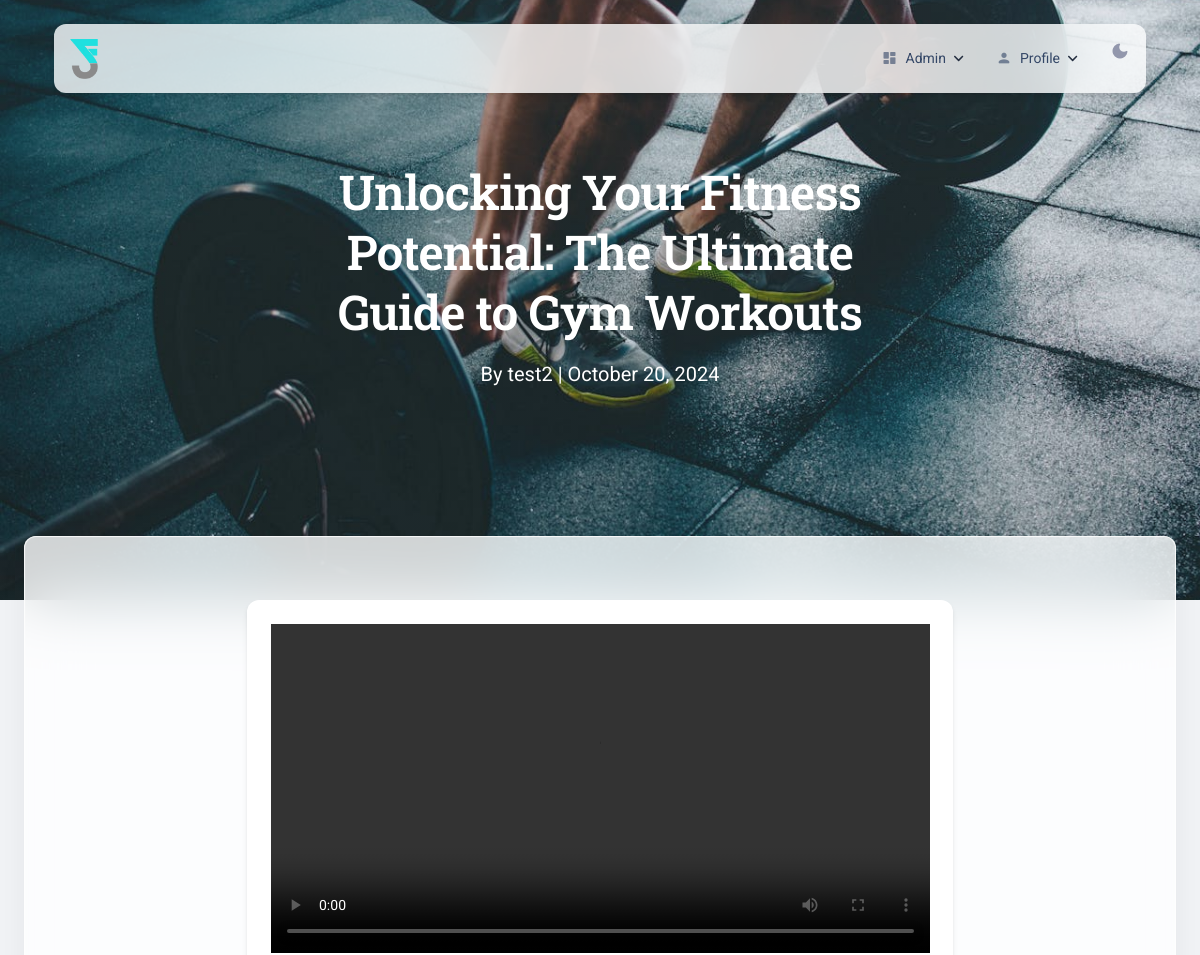
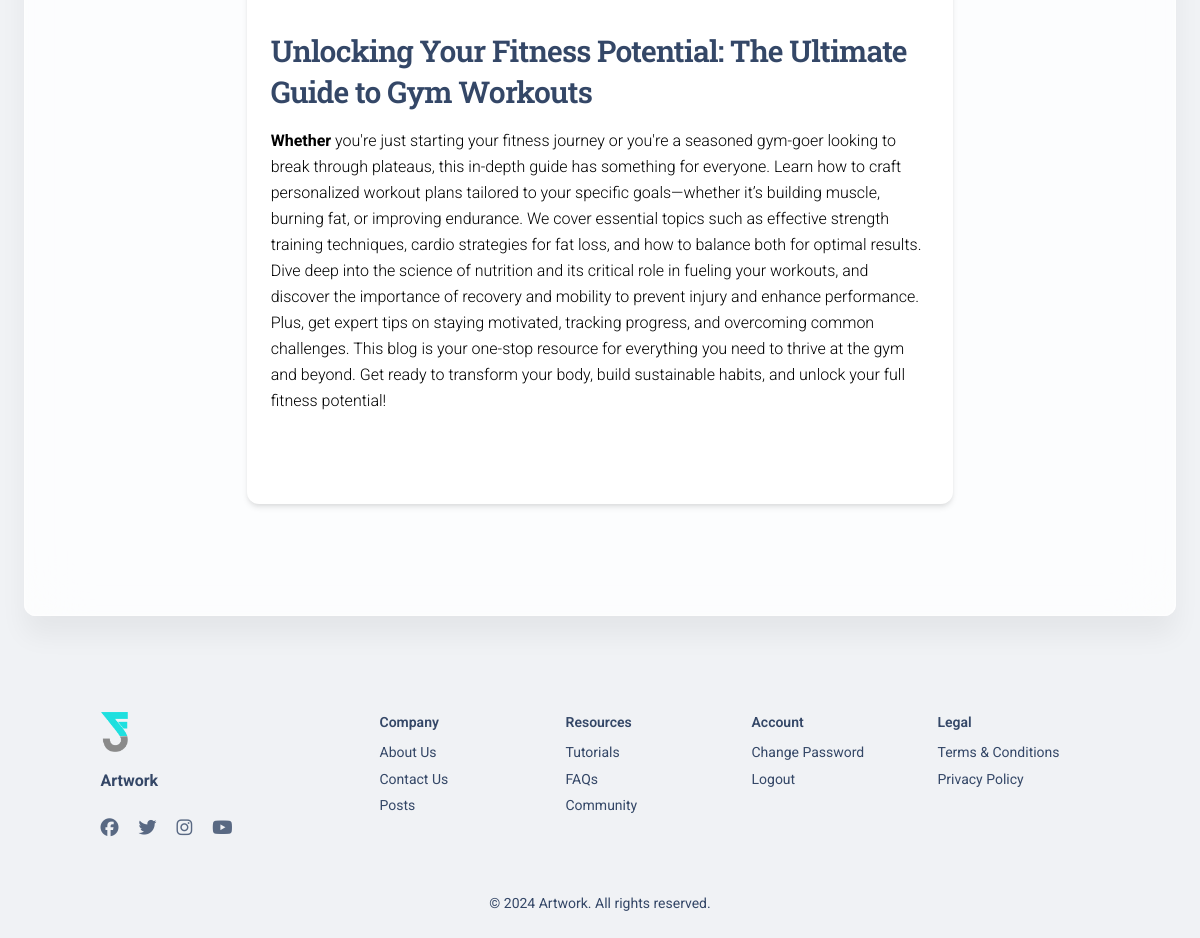
Page /post/16/ (signed in) on the committed database (2 pictures, top to bottom).
### artwork/models.py (models this page shows, shortened)
class Post(models.Model):
    author = models.ForeignKey(User, on_delete=models.CASCADE)
    title = models.CharField(max_length=200)
    description = models.TextField()
    video = models.FileField(upload_to='post_videos/')
    thumbnail = models.ImageField(upload_to='post_thumbnails/', blank=True, null=True)
    qr_code = models.ImageField(upload_to='post_qr_codes/', blank=True, null=True)
    created_at = models.DateTimeField(auto_now_add=True)
    normal_views = models.IntegerField(default=0)
    qr_views = models.IntegerField(default=0)
    def save(self, *args, **kwargs):
        is_new = self.pk is None
        super().save(*args, **kwargs)
        if is_new or not self.thumbnail:
            self.generate_thumbnail()
        if is_new or not self.qr_code:
            self.generate_qr_code()
        if self.thumbnail or self.qr_code:
            super().save(update_fields=['thumbnail', 'qr_code'])

class User(AbstractUser):
    is_trainer = models.BooleanField(default=False)

### artwork/views.py (the view)
# urls.py: path('post/<int:pk>/', views.PostDetailView.as_view(), name='post-detail'),
class PostDetailView(LoginRequiredMixin, DetailView):
    model = Post
    template_name = 'blog/post_detail.html'
    def get(self, request, *args, **kwargs):
        with transaction.atomic():
            self.object = self.get_object()
            if 'qr' in request.GET:
                self.object.qr_views = F('qr_views') + 1
            else:
                self.object.normal_views = F('normal_views') + 1
            self.object.save(update_fields=['qr_views', 'normal_views'])
            self.object.refresh_from_db()
        context = self.get_context_data(object=self.object)
        return self.render_to_response(context)

### artwork/templatetags/artwork.py (called while the page is built)
@assignment_tag(takes_context=True)
def admin_get_menu(context):
    return get_menu_items(context)

### artwork/utils.py (called while the page is built, shortened)
def get_app_list(context, order=True):
    admin_site = get_admin_site(context)
    request = context['request']
    app_dict = {}
    app_list = list(app_dict.values())
    if order:
        app_list.sort(key=lambda x: x['name'].lower())
        for app in app_list:
            app['models'].sort(key=lambda x: x['name'])
    return app_list

def get_admin_site(context):
    try:
        current_resolver = resolve(context.get('request').path)
        index_resolver = resolve(reverse('%s:index' % current_resolver.namespaces[0]))
        if hasattr(index_resolver.func, 'admin_site'):
            return index_resolver.func.admin_site
        for func_closure in index_resolver.func.__closure__:
            if isinstance(func_closure.cell_contents, AdminSite):
                return func_closure.cell_contents
    except:
        pass
    return admin.site

def user_is_authenticated(user):
    if not hasattr(user.is_authenticated, '__call__'):
        return user.is_authenticated
    else:
        return user.is_authenticated()

### artwork/templates/blog/post_detail.html (shortened to what this page needs)
{% extends 'layouts/base_background.html' %}
{% load static %}
{% block body %} class="blog-post bg-gray-200" {% endblock body %}
{% block content %}
<header class="header-2">
  <div class="page-header min-vh-75 relative" style="background-image: url('{% static 'img/post-bg.jpg' %}')">
    <span class="mask bg-gradient-secondary opacity-2"></span>
    <div class="container">
      <div class="row">
        <div class="col-lg-7 text-center mx-auto">
          <h1 class="text-white pt-3 mt-n5">{{ post.title }}</h1>
          <p class="lead text-white mt-3">By {{ post.author.username }} | {{ post.created_at|date:"F d, Y" }}</p>
        </div>
      </div>
    </div>
  </div>
</header>
<div class="card card-body blur shadow-blur mx-3 mx-md-4 mt-n6">
  <section class="py-5">
    <div class="container">
      <div class="row">
        <div class="col-lg-8 mx-auto">
          <div class="card mb-5">
            <div class="card-body">
              <div class="mb-4">
                <video width="100%" controls>
                  <source src="{{ post.video.url }}" type="video/mp4">
                </video>
              </div>
              <h3 class="mb-3">{{ post.title }}</h3>
              <div class="mb-4 rich-text-content">
                {{ post.description|safe }}
              </div>
            </div>
          </div>
        </div>
      </div>
    </div>
  </section>
</div>
{% endblock content %}
{% block javascripts %}
<link href="https://cdn.quilljs.com/1.3.6/quill.snow.css" rel="stylesheet">
{% endblock javascripts %}

### artwork/templates/layouts/base_background.html (shortened to what this page needs)
{% load static %}
<!DOCTYPE html>
<html lang="en" itemscope itemtype="http://schema.org/WebPage">
<head>
<link href="{% static 'css/nucleo-icons.css' %}" rel="stylesheet" />
<link href="{% static 'css/nucleo-svg.css' %}" rel="stylesheet" />
<link id="pagestyle" href="{% static 'css/material-kit.css' %}" rel="stylesheet" />
</head>
<body {% block body %}{% endblock body %} >
  {% block header %}
    {% include 'includes/navigation.html' %}
  {% endblock header %}
  {% block content %}{% endblock content %}
  {% block footer %}
    {% include 'includes/footer_background.html' %}
  {% endblock footer %}
  {% block javascripts %}
  {% endblock javascripts %}
</body>
</html>

### artwork/templates/includes/navigation.html (shortened to what this page needs)
{% load i18n static artwork %}
<div class="container position-sticky z-index-sticky top-0">
  <div class="row">
    <div class="col-12">
      <nav class="navbar navbar-expand-lg blur border-radius-xl top-0 mt-4 z-index-fixed shadow position-absolute my-3 py-2 start-0 end-0 mx-4">
        <div class="container-fluid px-0">
          <a class="navbar-brand text-white" href="/" rel="tooltip" title="Artwork" data-placement="bottom">
            <img src="{% static '/img/logos/logo-c.png' %}" alt="Artwork" style="height: 40px;">
          </a>
          <div class="collapse navbar-collapse pt-3 pb-2 py-lg-0 w-100" id="navigation">
            <ul class="navbar-nav navbar-nav-hover ms-auto">
              {% if not request.user.is_authenticated %}
              <li class="nav-item" style="margin-right: 15px;">
                <a href="{% url 'about-us' %}" class="nav-link">
                  <span>About Us</span>
                </a>
              </li>
              <li class="nav-item" style="margin-right: 15px;">
                <a href="{% url 'contact-us' %}" class="nav-link">
                  <span>Contact Us</span>
                </a>
              </li>
              <li class="nav-item">
                <a href="{% url 'login' %}" class="btn bg-gradient-primary btn-sm mb-0 me-1">
                  Login
                </a>
              </li>
                {% elif request.user.is_superuser %}
                <li class="nav-item dropdown dropdown-hover mx-2">
                  <a class="nav-link ps-2 d-flex cursor-pointer align-items-center" id="dropdownMenuPages" data-bs-toggle="dropdown" aria-expanded="false">
                    <i class="material-icons opacity-6 me-2 text-md">dashboard</i>
                    Admin
                    <img src="{% static 'img/down-arrow-dark.svg' %}" alt="down-arrow" class="arrow ms-auto ms-md-2">
                  </a>
                </li>
              {% endif %}
              {% if request.user.is_authenticated %}
                <li class="nav-item dropdown dropdown-hover mx-2">
                  <a class="nav-link ps-2 d-flex cursor-pointer align-items-center" id="dropdownMenuUser" data-bs-toggle="dropdown" aria-expanded="false">
                    <i class="material-icons opacity-6 me-2 text-md">person</i>
                    Profile
                    <img src="{% static 'img/down-arrow-dark.svg' %}" alt="down-arrow" class="arrow ms-auto ms-md-2">
                  </a>
                </li>
              {% endif %}
              <li class="nav-item d-flex align-items-center">
                <button id="theme-toggle" class="btn btn-link p-0 ms-3">
                  <i class="material-icons opacity-8 fs-5" id="theme-icon"></i>
                </button>
              </li>
            </ul>
          </div>
        </div>
      </nav>
    </div>
  </div>
</div>

### artwork/templates/includes/footer_background.html (shortened to what this page needs)
{% load static %}
<footer class="footer pt-5 mt-5">
  <div class="container">
    <div class="row">
      <div class="col-md-3 mb-4 ms-auto">
        <div>
          <a href="{% url 'index' %}">
            <img src="{% static 'img/logos/logo-c.png' %}" class="mb-3 footer-logo" alt="Artwork logo" style="height: 40px;">
          </a>
          <h6 class="font-weight-bolder mb-4">Artwork</h6>
        </div>
        <div>
          <ul class="d-flex flex-row ms-n3 nav">
            <li class="nav-item">
              <a class="nav-link pe-1" href="https://www.facebook.com" target="_blank">
                <i class="fab fa-facebook text-lg opacity-8"></i>
              </a>
            </li>
            <li class="nav-item">
              <a class="nav-link pe-1" href="https://twitter.com" target="_blank">
                <i class="fab fa-twitter text-lg opacity-8"></i>
              </a>
            </li>
            <li class="nav-item">
              <a class="nav-link pe-1" href="https://www.instagram.com" target="_blank">
                <i class="fab fa-instagram text-lg opacity-8"></i>
              </a>
            </li>
            <li class="nav-item">
              <a class="nav-link pe-1" href="https://www.youtube.com" target="_blank">
                <i class="fab fa-youtube text-lg opacity-8"></i>
              </a>
            </li>
          </ul>
        </div>
      </div>
      <div class="col-md-2 col-sm-6 col-6 mb-4">
        <div>
          <h6 class="text-sm">Company</h6>
          <ul class="flex-column ms-n3 nav">
            <li class="nav-item">
              <a class="nav-link" href="{% url 'about-us' %}">
                About Us
              </a>
            </li>
            <li class="nav-item">
              <a class="nav-link" href="{% url 'contact-us' %}">
                Contact Us
              </a>
            </li>
            <li class="nav-item">
              <a class="nav-link" href="{% url 'post-list' %}">
                Posts
              </a>
            </li>
          </ul>
        </div>
      </div>
      <div class="col-md-2 col-sm-6 col-6 mb-4">
        <div>
          <h6 class="text-sm">Resources</h6>
          <ul class="flex-column ms-n3 nav">
            <li class="nav-item">
              <a class="nav-link" href="#">
                Tutorials
              </a>
            </li>
            <li class="nav-item">
              <a class="nav-link" href="#">
                FAQs
              </a>
            </li>
            <li class="nav-item">
              <a class="nav-link" href="#">
                Community
              </a>
            </li>
          </ul>
        </div>
      </div>
      <div class="col-md-2 col-sm-6 col-6 mb-4">
        <div>
          <h6 class="text-sm">Account</h6>
          <ul class="flex-column ms-n3 nav">
            {% if user.is_authenticated %}
              <li class="nav-item">
                <a class="nav-link" href="{% url 'password_change' %}">
                  Change Password
                </a>
              </li>
              <li class="nav-item">
                <a class="nav-link" href="{% url 'logout' %}">
                  Logout
                </a>
              </li>
            {% endif %}
          </ul>
        </div>
      </div>
      <div class="col-md-2 col-sm-6 col-6 mb-4 me-auto">
        <div>
          <h6 class="text-sm">Legal</h6>
          <ul class="flex-column ms-n3 nav">
            <li class="nav-item">
              <a class="nav-link" href="#">
                Terms & Conditions
              </a>
            </li>
            <li class="nav-item">
              <a class="nav-link" href="#">
                Privacy Policy
              </a>
            </li>
          </ul>
        </div>
      </div>
      <div class="col-12">
        <div class="text-center">
          <p class="text-dark my-4 text-sm font-weight-normal">
            &copy; {% now "Y" %} Artwork. All rights reserved.
          </p>
        </div>
      </div>
    </div>
  </div>
</footer>

### artwork/templates/includes/scripts.html (shortened to what this page needs)
  {% load static %}

### rows in the picture
Post: title "Unlocking Your Fitness Potential: The Ultimate Guide to Gym Workouts", author.username "test2", created_at "October 20, 2024", description "Whether you're just starting your fitness journey or you're a seasoned gym-goer looking to break through plateaus, this in-depth guide has something for everyone. Learn how to craft personalized workout plans tailored to your specific goals—whether it’s building muscle, burning fat, or improving endurance. We cover essential topics such as effective strength training techniques, cardio strategies for fat loss, and how to balance both for optimal results. Dive deep into the science of nutrition and its critical role in fueling your workouts, and discover the importance of recovery and mobility to prevent injury and enhance performance. Plus, get expert tips on staying motivated, tracking…"
